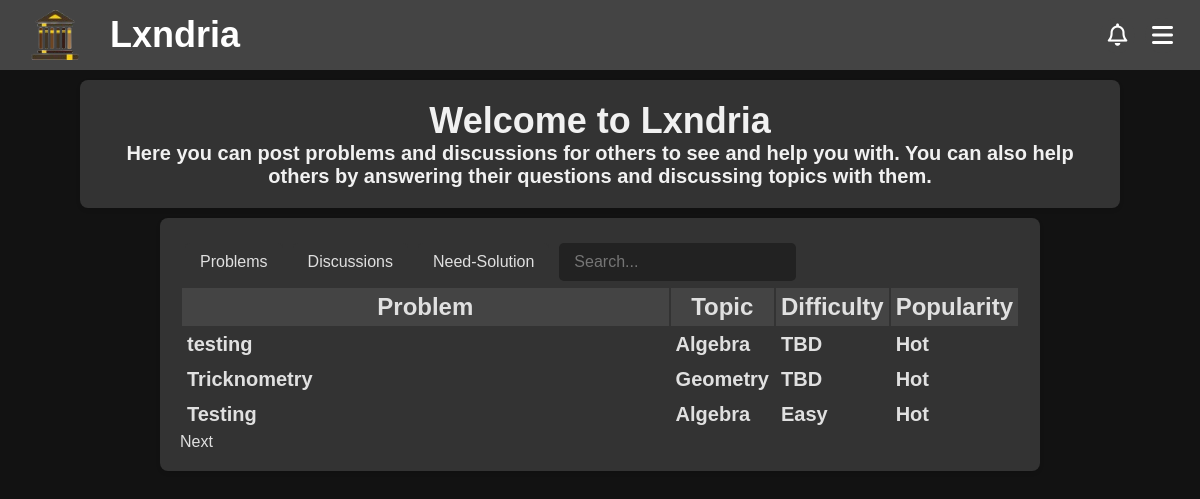
Page / (signed in) on the earlier database version.
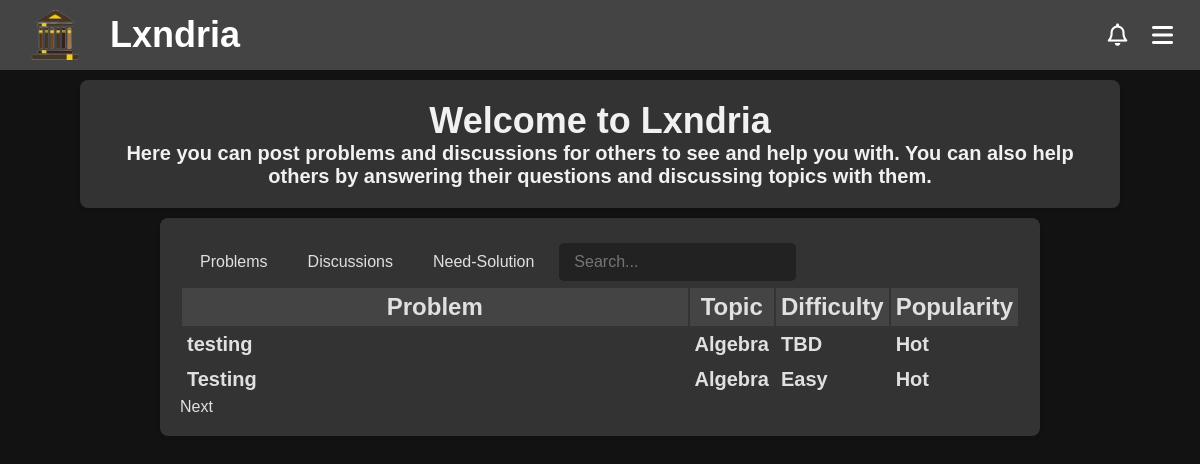
Same page on the later database version.
### app/models.py (models this page shows, shortened)
class Problem(db.Model):
    __tablename__ = "problem"
    __table_args__ = {"extend_existing": True}
    id = db.Column(db.Integer, primary_key=True, autoincrement=True)
    title = db.Column(db.String(100), nullable=False)
    topic = db.Column(db.String(30), nullable=False)
    attempts = db.Column(db.Integer, default=0)
    solved = db.Column(db.Integer, default=0)
    created_at = db.Column(db.DateTime, default=datetime.utcnow)
    updated_at = db.Column(db.DateTime, onupdate=datetime.utcnow)
    views = db.Column(db.Integer, default=0)
    author = db.Column(db.String(80), db.ForeignKey('user.username'))
    user = db.relationship('User', backref=db.backref('problems', cascade="all, delete-orphan"))
    content = db.Column(db.Text, nullable=False)
    encrypted_answer = db.Column(db.Text, nullable=False)
    __table_args__ = (
        CheckConstraint("topic IN ('Algebra', 'Geometry', 'Number Theory', 'Calculus', 'Logic', 'Classical Mechanics', 'Electricity and Magnetism', 'Computer Science', 'Quantitative Finance', 'Chemistry', 'Probability')", name="valid_topic_check"),
    )
    @property
    def difficulty(self):
        if self.attempts == 0:
            return "TBD"
        elif self.solved/self.attempts > os.getenv('EASY_THRESHOLD', 0.7):
            return "Easy"
        elif self.solved/self.attempts > os.getenv('MEDIUM_THRESHOLD', 0.3):
            return "Medium"
        else:
            return "Hard"
    @hybrid_property
    def popularity_value(self):
        views_weight = os.getenv('VIEWS_WEIGHT', 0.5)
        attempts_weight = os.getenv('ATTEMPTS_WEIGHT', 1.5)
        bookmarks_weight = os.getenv('BOOKMARKS_WEIGHT', 3)
        views = self.views
        attempts = self.attempts
        bookmarks = Bookmarks.query.filter_by(problem_id=self.id).count()
        return views_weight*views + attempts_weight*attempts + bookmarks_weight*bookmarks
    @property
    def popularity(self):
        popularity_value = self.popularity_value
        if popularity_value > os.getenv('POPULAR_THRESHOLD', 1000):
            return "Popular"
        elif popularity_value > os.getenv('TRENDING_THRESHOLD', 500):
            return "Trending"
        elif popularity_value > os.getenv('ACTIVE_THRESHOLD', 100):
            return "Active"
        else:
            return "Hot"
    @hybrid_property
    def needs_solution(self):
        solutions = Solutions.query.filter_by(problem_id=self.id).count()
        if solutions == 0:
            return True
        return False
    @needs_solution.expression
    def needs_solution(cls):
        return ~db.session.query(Solutions.id).filter(Solutions.problem_id == cls.id).exists()

### app/routes/main.py (the view, shortened to what this page needs)
@main_bp.route('/')
def index():
    if not current_user.is_authenticated:
        return redirect(url_for('routes.about.about'))
    pageNumber = request.args.get('page', default=0, type=int)
    rows = request.args.get('rows', default=10, type=int)
    table = request.args.get('table', default='problems', type=str)
    sort_by = request.args.get('sort', default='created_at', type=str)
    sort_convention = request.args.get('convention', default='desc', type=str)
    if sort_by == 'created_at':
        if sort_convention == 'asc':
            all_problems = Problem.query.order_by(Problem.created_at).all()
            all_discussions = Discussion.query.order_by(Discussion.created_at).all()
            need_solution = Problem.query.filter(Problem.needs_solution == True).order_by(Problem.created_at).all()
        else:
            all_problems = Problem.query.order_by(Problem.created_at.desc()).all()
            all_discussions = Discussion.query.order_by(Discussion.created_at.desc()).all()
            need_solution = Problem.query.filter(Problem.needs_solution == True).order_by(Problem.created_at).all()
    new_sort_convention = 'asc' if sort_convention == 'desc' else 'desc'
    return render_template('index.html', problems=all_problems, page=pageNumber, row_per_page=rows, discussions=all_discussions, table=table, need_solution=need_solution, sort_convention=new_sort_convention)

### app/models.py (called while the page is built)
    @hybrid_property
    def popularity_value(self):
        views_weight = os.getenv('VIEWS_WEIGHT', 0.5)
        comments_weight = os.getenv('COMMENTS_WEIGHT', 2)
        bookmarks_weight = os.getenv('BOOKMARKS_WEIGHT', 3)
        time_constant = os.getenv('TIME_CONSTANT', 100)
        views = self.views
        comments = Comments.query.filter_by(parent_id='D'+str(self.id)).count()
        bookmarks = Bookmarks.query.filter_by(discussion_id=self.id).count()
        return views_weight*views + comments_weight*comments + bookmarks_weight*bookmarks

    @property
    def popularity(self):
        popularity_value = self.popularity_value
        if popularity_value > os.getenv('POPULAR_THRESHOLD', 1000):
            return "Popular"
        elif popularity_value > os.getenv('TRENDING_THRESHOLD', 500):
            return "Trending"
        elif popularity_value > os.getenv('ACTIVE_THRESHOLD', 100):
            return "Active"
        else:
            return "Hot"

### app/routes/auth.py (called while the page is built)
@login_manager.user_loader
def load_user(user_id):
    return User.query.get(int(user_id))

### app/templates/index.html (shortened to what this page needs)
<!DOCTYPE html>
<html>
<head>
{%include 'banner.html'%}
  <link rel="stylesheet" href="{{url_for('static', filename='css/homepage.css')}}">
</head>
<body>
   <div class="intro">
        <h1>Welcome to Lxndria</h1>
        <p>Here you can post problems and discussions for others to see and help you with. You can also help others by answering their questions and discussing topics with them.</p>
  </div>
  <div class="Table">
    {%include 'main_table_header.html'%}
    {%if table=='problems'%}
    <div class ="table" id="Problems">
    {%else%}
    <div class ="table" id="Problems" style="display: none;">
    {%endif%}
    <table id="problems-table">
      <tr>
        <th>Problem</th>
        <th>Topic</th>
        <th><a href="/?sort=Difficulty&convention={{sort_convention}}&table=problems">Difficulty</a></th>
        <th><a href="/?sort=Popularity&convention={{sort_convention}}&table=problems">Popularity</a></th>
      </tr>
      {% for index in range(page*row_per_page, (page+1)*row_per_page) %}
      {% if index >= problems|length %}
        {% set stop=true %}
      {% else %}
        {% set problem = problems[index] %}
      <tr>
        <td><a href="/problem/{{problem.id}}">{{problem.title}}</a></td>
        <td>{{problem.topic}}</td>
        <td>{{problem.difficulty}}</td>
        <td>{{problem.popularity}}</td>
      </tr>
      {% endif %}
      {% endfor %}
    </table>
    <div class="pagination">
      {% if not stop %}
        <a href="/?page={{page+1}}&table=problems">Next</a>
      {% endif %}
  </div>
  </div>
</body>
</html>

Differences in the rows shown:
removed Problem: title "Tricknometry", topic "Geometry", difficulty "TBD", popularity "Hot"
